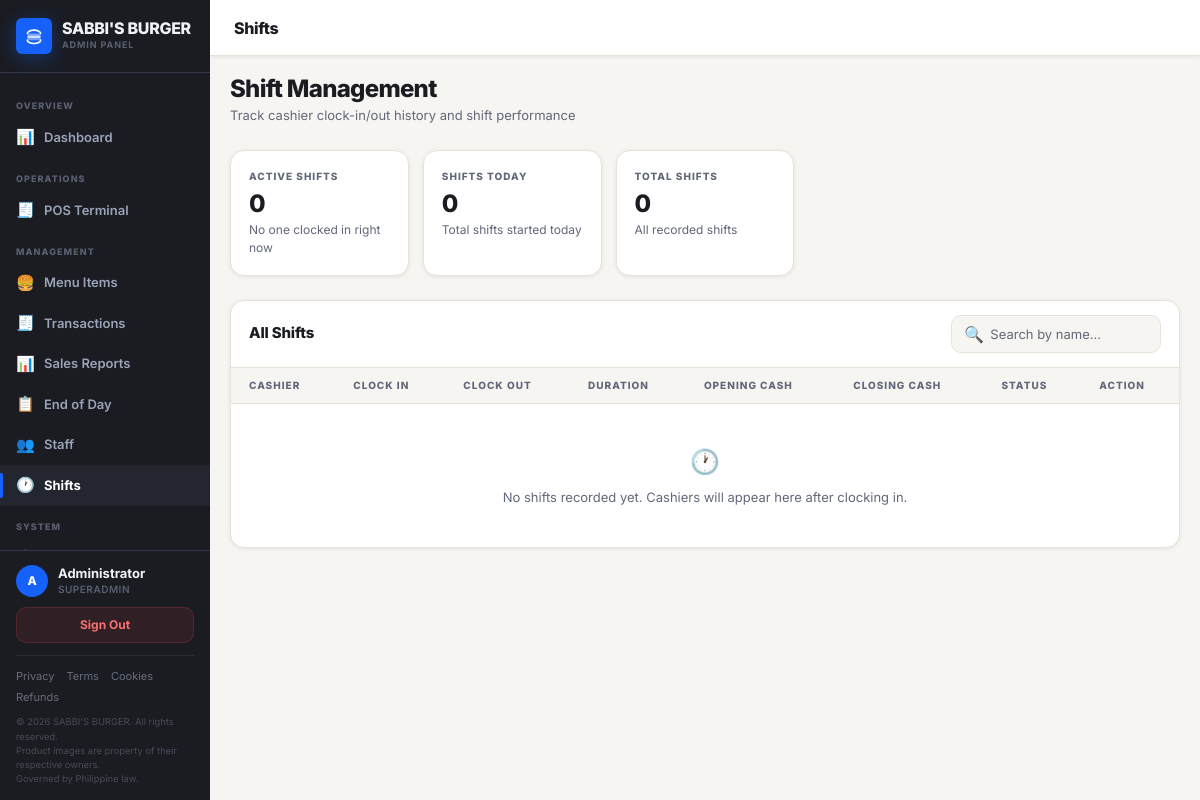
The page /shifts (signed in) on the database as committed earlier.
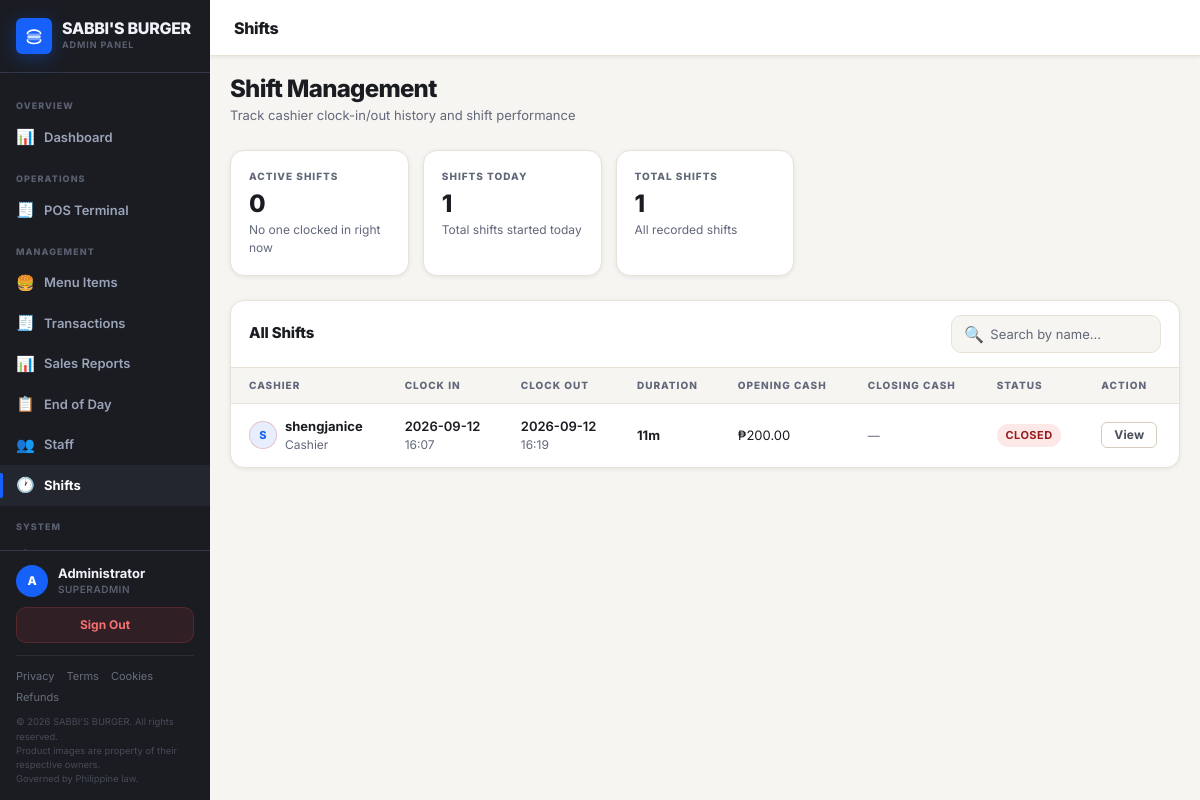
The same page on the database as committed later.
### tables this page shows
CREATE TABLE shifts (
    id INTEGER PRIMARY KEY AUTOINCREMENT,
    user_id INTEGER NOT NULL,
    clock_in TIMESTAMP NOT NULL DEFAULT CURRENT_TIMESTAMP,
    clock_out TIMESTAMP,
    opening_cash REAL DEFAULT 0,
    closing_cash REAL,
    notes TEXT,
    status TEXT DEFAULT 'active' CHECK(status IN ('active','closed')),
    FOREIGN KEY (user_id) REFERENCES users(id)
);

CREATE TABLE users (
    id INTEGER PRIMARY KEY AUTOINCREMENT,
    username TEXT NOT NULL UNIQUE,
    password_hash TEXT NOT NULL,
    full_name TEXT NOT NULL,
    role TEXT NOT NULL CHECK(role IN ('superadmin', 'cashier')),
    is_active INTEGER NOT NULL DEFAULT 1,
    last_login TIMESTAMP,
    created_at TIMESTAMP DEFAULT CURRENT_TIMESTAMP
);

### app.py (the view)
@app.route('/shifts')
@superadmin_required
def shifts():
    all_shifts         = get_all_shifts()
    active_count, today_count = get_shift_stats_today()
    return render_template('admin/shifts.html',
                           shifts=all_shifts,
                           active_count=active_count,
                           today_count=today_count)

### auth.py (called while the page is built)
def current_user():
    if 'user_id' not in session:
        return None
    with get_db() as conn:
        return conn.execute(
            "SELECT * FROM users WHERE id = ? AND is_active = 1", (session['user_id'],)
        ).fetchone()

def is_logged_in():
    return 'user_id' in session

def superadmin_required(f):
    @wraps(f)
    def decorated(*args, **kwargs):
        if not is_logged_in():
            flash('Please log in to continue.', 'warning')
            return redirect(url_for('login'))
        if session.get('role') != 'superadmin':
            flash('Access denied. Superadmin only.', 'error')
            abort(403)
        return f(*args, **kwargs)
    return decorated

### config.py (called while the page is built)
def load_settings():
    try:
        with open(SETTINGS_PATH, 'r', encoding='utf-8') as f:
            data = json.load(f)
        return {**DEFAULTS, **data}
    except Exception:
        return dict(DEFAULTS)

### database.py (called while the page is built)
def get_db():
    conn = sqlite3.connect(DATABASE)
    conn.row_factory = sqlite3.Row
    conn.execute("PRAGMA foreign_keys = ON")
    return conn

### templates/admin/Shifts.html (shortened to what the changed rows need)
{% extends "admin/base_admin.html" %}
{% block content %}
<div class="page-header">
  <div>
    <h1>Shift Management</h1>
  </div>
</div>
<div class="stats-grid">
  <div class="stat-card">
    <div class="stat-card-label">Shifts Today</div>
    <div class="stat-card-value">{{ today_count }}</div>
    <div class="stat-card-sub">Total shifts started today</div>
  </div>
  <div class="stat-card">
    <div class="stat-card-label">Total Shifts</div>
    <div class="stat-card-value">{{ shifts|length }}</div>
    <div class="stat-card-sub">All recorded shifts</div>
  </div>
</div>
{% set active_shifts = shifts|selectattr('status','equalto','active')|list %}
<div class="table-card">
  <div class="table-wrap">
    <table id="shifts-table">
      <thead>
        <tr>
          <th>Cashier</th>
          <th>Clock In</th>
          <th>Clock Out</th>
          <th>Duration</th>
          <th>Opening Cash</th>
          <th>Closing Cash</th>
          <th>Status</th>
          <th>Action</th>
        </tr>
      </thead>
      <tbody>
        {% for s in shifts %}
        <tr>
          <td>
            <div style="display:flex;align-items:center;gap:.5rem">
              <div style="width:28px;height:28px;border-radius:50%;background:var(--brand-dim);border:1.5px solid rgba(232,59,42,.25);display:flex;align-items:center;justify-content:center;font-size:.6875rem;font-weight:800;color:var(--brand);flex-shrink:0">
                {{ s.full_name[0]|upper }}
              </div>
              <div>
                <div style="font-weight:700">{{ s.full_name }}</div>
                <div class="td-muted">{{ s.role|title }}</div>
              </div>
            </div>
          </td>
          <td>
            <div style="font-weight:600">{{ s.clock_in[:10] }}</div>
            <div class="td-muted">{{ s.clock_in[11:16] }}</div>
          </td>
          <td>
            {% if s.clock_out %}
            <div style="font-weight:600">{{ s.clock_out[:10] }}</div>
            <div class="td-muted">{{ s.clock_out[11:16] }}</div>
            {% else %}
            <span class="td-muted">—</span>
            {% endif %}
          </td>
          <td>
            {% if s.hours_worked %}
              {% set h = s.hours_worked|int %}
              {% set m = ((s.hours_worked - h) * 60)|int %}
              <span style="font-weight:700">
                {% if h > 0 %}{{ h }}h {% endif %}{{ m }}m
              </span>
            {% else %}
            <span class="td-muted">—</span>
            {% endif %}
          </td>
          <td>
            {% if s.opening_cash %}
              {{ currency }}{{ "%.2f"|format(s.opening_cash) }}
            {% else %}
              <span class="td-muted">—</span>
            {% endif %}
          </td>
          <td>
            {% if s.closing_cash is not none %}
              {{ currency }}{{ "%.2f"|format(s.closing_cash) }}
            {% else %}
              <span class="td-muted">—</span>
            {% endif %}
          </td>
          <td>
            {% if s.status == 'active' %}
            <span class="badge badge-active" style="animation:pulse-badge 2s infinite">🟢 Active</span>
            {% else %}
            <span class="badge badge-inactive">Closed</span>
            {% endif %}
          </td>
          <td>
            <a href="{{ url_for('shift_detail', shift_id=s.id) }}" class="btn btn-ghost btn-sm">
              View
            </a>
          </td>
        </tr>
        {% else %}
        <tr>
          <td colspan="8" style="text-align:center;padding:2.5rem;color:var(--text-dark-3)">
            <div style="font-size:1.5rem;margin-bottom:.5rem">🕐</div>
            No shifts recorded yet. Cashiers will appear here after clocking in.
          </td>
        </tr>
        {% endfor %}
      </tbody>
    </table>
  </div>
</div>
{% endblock %}

Rows that differ between the two databases and show on the page:
added shifts: full_name "S", full_name "shengjanice", role "Cashier", clock_in "2026-09-12", clock_in "16:07", clock_out "2026-09-12", clock_out "16:19", m "11", currency "₱", opening_cash "200.00", status "CLOSED"
Other text that changed with them:
{{ today_count }}: "0" → "1"
{{ shifts|length }}: "0" → "1"
text no longer shown: "🕐 No shifts recorded yet. Cashiers will appear here after clocking in."
